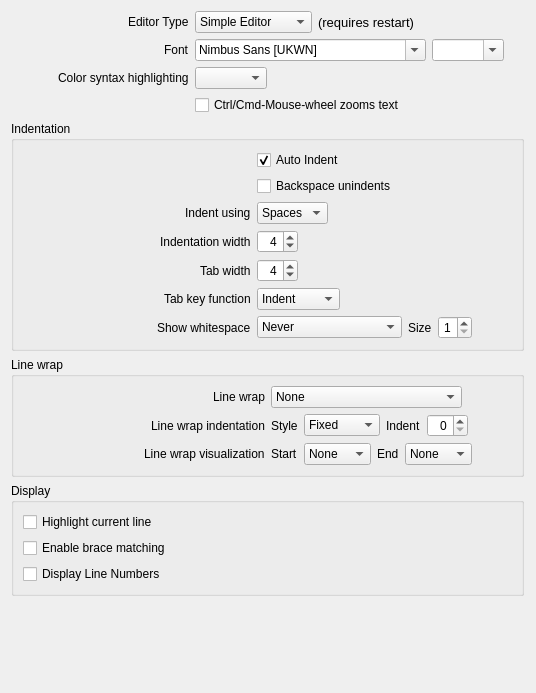
          <widget class="QWidget" name="scrollAreaWidgetContents_2">
           <property name="geometry">
            <rect>
             <x>0</x>
             <y>0</y>
             <width>536</width>
             <height>693</height>
            </rect>
           </property>
           <layout class="QGridLayout" name="gridLayout_5">
            <item row="0" column="0">
             <layout class="QGridLayout" name="gridLayout_9">
              <item row="0" column="0">
               <layout class="QHBoxLayout" name="horizontalLayout_27">
                <item>
                 <spacer name="horizontalSpacer_28">
                  <property name="orientation">
                   <enum>Qt::Horizontal</enum>
                  </property>
                  <property name="sizeType">
                   <enum>QSizePolicy::Expanding</enum>
                  </property>
                  <property name="sizeHint" stdset="0">
                   <size>
                    <width>30</width>
                    <height>20</height>
                   </size>
                  </property>
                 </spacer>
                </item>
                <item>
                 <widget class="QLabel" name="label_12">
                  <property name="text">
                   <string>Editor Type</string>
                  </property>
                 </widget>
                </item>
               </layout>
              </item>
              <item row="0" column="1">
               <layout class="QHBoxLayout" name="horizontalLayout_6">
                <item>
                 <widget class="QComboBox" name="editorType">
                  <item>
                   <property name="text">
                    <string>Simple Editor</string>
                   </property>
                  </item>
                  <item>
                   <property name="text">
                    <string>QScintilla Editor</string>
                   </property>
                  </item>
                 </widget>
                </item>
                <item>
                 <widget class="QLabel" name="label_13">
                  <property name="font">
                   <font>
                    <pointsize>10</pointsize>
                    <weight>50</weight>
                    <bold>false</bold>
                   </font>
                  </property>
                  <property name="text">
                   <string>(requires restart)</string>
                  </property>
                 </widget>
                </item>
                <item>
                 <spacer name="horizontalSpacer_7">
                  <property name="orientation">
                   <enum>Qt::Horizontal</enum>
                  </property>
                  <property name="sizeType">
                   <enum>QSizePolicy::Expanding</enum>
                  </property>
                  <property name="sizeHint" stdset="0">
                   <size>
                    <width>30</width>
                    <height>20</height>
                   </size>
                  </property>
                 </spacer>
                </item>
               </layout>
              </item>
              <item row="1" column="0">
               <layout class="QHBoxLayout" name="horizontalLayout_28">
                <item>
                 <spacer name="horizontalSpacer_29">
                  <property name="orientation">
                   <enum>Qt::Horizontal</enum>
                  </property>
                  <property name="sizeType">
                   <enum>QSizePolicy::Expanding</enum>
                  </property>
                  <property name="sizeHint" stdset="0">
                   <size>
                    <width>30</width>
                    <height>20</height>
                   </size>
                  </property>
                 </spacer>
                </item>
                <item>
                 <widget class="QLabel" name="label_3">
                  <property name="text">
                   <string>Font</string>
                  </property>
                  <property name="scaledContents">
                   <bool>false</bool>
                  </property>
                 </widget>
                </item>
               </layout>
              </item>
              <item row="1" column="1">
               <layout class="QHBoxLayout" name="horizontalLayout_5">
                <item>
                 <widget class="QFontComboBox" name="fontChooser">
                  <property name="currentFont">
                   <font>
                    <family>Nimbus Sans L</family>
                    <pointsize>12</pointsize>
                   </font>
                  </property>
                 </widget>
                </item>
                <item>
                 <widget class="QComboBox" name="fontSize">
                  <property name="editable">
                   <bool>true</bool>
                  </property>
                 </widget>
                </item>
                <item>
                 <spacer name="horizontalSpacer_5">
                  <property name="orientation">
                   <enum>Qt::Horizontal</enum>
                  </property>
                  <property name="sizeHint" stdset="0">
                   <size>
                    <width>40</width>
                    <height>20</height>
                   </size>
                  </property>
                 </spacer>
                </item>
               </layout>
              </item>
              <item row="2" column="0">
               <layout class="QHBoxLayout" name="horizontalLayout_29">
                <item>
                 <spacer name="horizontalSpacer_30">
                  <property name="orientation">
                   <enum>Qt::Horizontal</enum>
                  </property>
                  <property name="sizeType">
                   <enum>QSizePolicy::Expanding</enum>
                  </property>
                  <property name="sizeHint" stdset="0">
                   <size>
                    <width>30</width>
                    <height>20</height>
                   </size>
                  </property>
                 </spacer>
                </item>
                <item>
                 <widget class="QLabel" name="labelColorSyntaxHighlighting">
                  <property name="text">
                   <string>Color syntax highlighting</string>
                  </property>
                 </widget>
                </item>
               </layout>
              </item>
              <item row="3" column="0">
               <spacer name="horizontalSpacer_6">
                <property name="orientation">
                 <enum>Qt::Horizontal</enum>
                </property>
                <property name="sizeHint" stdset="0">
                 <size>
                  <width>198</width>
                  <height>20</height>
                 </size>
                </property>
               </spacer>
              </item>
              <item row="3" column="1">
               <widget class="QCheckBox" name="mouseWheelZoomBox">
                <property name="text">
                 <string>Ctrl/Cmd-Mouse-wheel zooms text</string>
                </property>
               </widget>
              </item>
              <item row="2" column="1">
               <layout class="QHBoxLayout" name="horizontalLayout_26">
                <item>
                 <widget class="QComboBox" name="syntaxHighlight">
                  <property name="sizePolicy">
                   <sizepolicy hsizetype="Preferred" vsizetype="Fixed">
                    <horstretch>0</horstretch>
                    <verstretch>0</verstretch>
                   </sizepolicy>
                  </property>
                 </widget>
                </item>
                <item>
                 <spacer name="horizontalSpacer_3">
                  <property name="orientation">
                   <enum>Qt::Horizontal</enum>
                  </property>
                  <property name="sizeType">
                   <enum>QSizePolicy::Expanding</enum>
                  </property>
                  <property name="sizeHint" stdset="0">
                   <size>
                    <width>30</width>
                    <height>20</height>
                   </size>
                  </property>
                 </spacer>
                </item>
               </layout>
              </item>
             </layout>
            </item>
            <item row="1" column="0">
             <widget class="QGroupBox" name="groupBoxIndentation">
              <property name="title">
               <string>Indentation</string>
              </property>
              <layout class="QGridLayout" name="gridLayout_3">
               <item row="3" column="1">
                <layout class="QHBoxLayout" name="horizontalLayout_16">
                 <item>
                  <widget class="QSpinBox" name="spinBoxIndentationWidth">
                   <property name="alignment">
                    <set>Qt::AlignRight|Qt::AlignTrailing|Qt::AlignVCenter</set>
                   </property>
                   <property name="maximum">
                    <number>99</number>
                   </property>
                   <property name="value">
                    <number>4</number>
                   </property>
                  </widget>
                 </item>
                 <item>
                  <spacer name="horizontalSpacer_11">
                   <property name="orientation">
                    <enum>Qt::Horizontal</enum>
                   </property>
                   <property name="sizeHint" stdset="0">
                    <size>
                     <width>40</width>
                     <height>20</height>
                    </size>
                   </property>
                  </spacer>
                 </item>
                </layout>
               </item>
               <item row="0" column="0">
                <spacer name="horizontalSpacer_13">
                 <property name="orientation">
                  <enum>Qt::Horizontal</enum>
                 </property>
                 <property name="sizeHint" stdset="0">
                  <size>
                   <width>223</width>
                   <height>20</height>
                  </size>
                 </property>
                </spacer>
               </item>
               <item row="0" column="1">
                <widget class="QCheckBox" name="checkBoxAutoIndent">
                 <property name="text">
                  <string>Auto Indent</string>
                 </property>
                 <property name="checked">
                  <bool>true</bool>
                 </property>
                </widget>
               </item>
               <item row="1" column="0">
                <spacer name="horizontalSpacer_32">
                 <property name="orientation">
                  <enum>Qt::Horizontal</enum>
                 </property>
                 <property name="sizeHint" stdset="0">
                  <size>
                   <width>223</width>
                   <height>20</height>
                  </size>
                 </property>
                </spacer>
               </item>
               <item row="1" column="1">
                <widget class="QCheckBox" name="checkBoxBackspaceUnindents">
                 <property name="text">
                  <string>Backspace unindents</string>
                 </property>
                 <property name="checked">
                  <bool>false</bool>
                 </property>
                </widget>
               </item>
               <item row="2" column="0">
                <layout class="QHBoxLayout" name="horizontalLayout_7">
                 <item>
                  <spacer name="horizontalSpacer_8">
                   <property name="orientation">
                    <enum>Qt::Horizontal</enum>
                   </property>
                   <property name="sizeHint" stdset="0">
                    <size>
                     <width>40</width>
                     <height>20</height>
                    </size>
                   </property>
                  </spacer>
                 </item>
                 <item>
                  <widget class="QLabel" name="label_10">
                   <property name="text">
                    <string>Indent using</string>
                   </property>
                  </widget>
                 </item>
                </layout>
               </item>
               <item row="2" column="1">
                <layout class="QHBoxLayout" name="horizontalLayout_15">
                 <item>
                  <widget class="QComboBox" name="comboBoxIndentUsing">
                   <item>
                    <property name="text">
                     <string>Spaces</string>
                    </property>
                   </item>
                   <item>
                    <property name="text">
                     <string>Tabs</string>
                    </property>
                   </item>
                  </widget>
                 </item>
                 <item>
                  <spacer name="horizontalSpacer_14">
                   <property name="orientation">
                    <enum>Qt::Horizontal</enum>
                   </property>
                   <property name="sizeHint" stdset="0">
                    <size>
                     <width>40</width>
                     <height>20</height>
                    </size>
                   </property>
                  </spacer>
                 </item>
                </layout>
               </item>
               <item row="3" column="0">
                <layout class="QHBoxLayout" name="horizontalLayout_8">
                 <item>
                  <spacer name="horizontalSpacer_15">
                   <property name="orientation">
                    <enum>Qt::Horizontal</enum>
                   </property>
                   <property name="sizeHint" stdset="0">
                    <size>
                     <width>40</width>
                     <height>20</height>
                    </size>
                   </property>
                  </spacer>
                 </item>
                 <item>
                  <widget class="QLabel" name="labelIndentationWidth">
                   <property name="text">
                    <string>Indentation width</string>
                   </property>
                  </widget>
                 </item>
                </layout>
               </item>
               <item row="4" column="0">
                <layout class="QHBoxLayout" name="horizontalLayout_12">
                 <item>
                  <spacer name="horizontalSpacer_16">
                   <property name="orientation">
                    <enum>Qt::Horizontal</enum>
                   </property>
                   <property name="sizeHint" stdset="0">
                    <size>
                     <width>40</width>
                     <height>20</height>
                    </size>
                   </property>
                  </spacer>
                 </item>
                 <item>
                  <widget class="QLabel" name="labelTabWidth">
                   <property name="text">
                    <string>Tab width</string>
                   </property>
                  </widget>
                 </item>
                </layout>
               </item>
               <item row="4" column="1">
                <layout class="QHBoxLayout" name="horizontalLayout_17">
                 <item>
                  <widget class="QSpinBox" name="spinBoxTabWidth">
                   <property name="alignment">
                    <set>Qt::AlignRight|Qt::AlignTrailing|Qt::AlignVCenter</set>
                   </property>
                   <property name="value">
                    <number>4</number>
                   </property>
                  </widget>
                 </item>
                 <item>
                  <spacer name="horizontalSpacer_17">
                   <property name="orientation">
                    <enum>Qt::Horizontal</enum>
                   </property>
                   <property name="sizeHint" stdset="0">
                    <size>
                     <width>40</width>
                     <height>20</height>
                    </size>
                   </property>
                  </spacer>
                 </item>
                </layout>
               </item>
               <item row="5" column="0">
                <layout class="QHBoxLayout" name="horizontalLayout_13">
                 <item>
                  <spacer name="horizontalSpacer_19">
                   <property name="orientation">
                    <enum>Qt::Horizontal</enum>
                   </property>
                   <property name="sizeHint" stdset="0">
                    <size>
                     <width>40</width>
                     <height>20</height>
                    </size>
                   </property>
                  </spacer>
                 </item>
                 <item>
                  <widget class="QLabel" name="label_9">
                   <property name="text">
                    <string>Tab key function</string>
                   </property>
                  </widget>
                 </item>
                </layout>
               </item>
               <item row="5" column="1">
                <layout class="QHBoxLayout" name="horizontalLayout_18">
                 <item>
                  <widget class="QComboBox" name="comboBoxTabKeyFunction">
                   <item>
                    <property name="text">
                     <string>Indent</string>
                    </property>
                   </item>
                   <item>
                    <property name="text">
                     <string>Insert Tab</string>
                    </property>
                   </item>
                  </widget>
                 </item>
                 <item>
                  <spacer name="horizontalSpacer_18">
                   <property name="orientation">
                    <enum>Qt::Horizontal</enum>
                   </property>
                   <property name="sizeHint" stdset="0">
                    <size>
                     <width>40</width>
                     <height>20</height>
                    </size>
                   </property>
                  </spacer>
                 </item>
                </layout>
               </item>
               <item row="6" column="0">
                <layout class="QHBoxLayout" name="horizontalLayout_14">
                 <item>
                  <spacer name="horizontalSpacer_20">
                   <property name="orientation">
                    <enum>Qt::Horizontal</enum>
                   </property>
                   <property name="sizeHint" stdset="0">
                    <size>
                     <width>40</width>
                     <height>20</height>
                    </size>
                   </property>
                  </spacer>
                 </item>
                 <item>
                  <widget class="QLabel" name="labelWhitespaces">
                   <property name="text">
                    <string>Show whitespace</string>
                   </property>
                  </widget>
                 </item>
                </layout>
               </item>
               <item row="6" column="1">
                <layout class="QHBoxLayout" name="horizontalLayout_19">
                 <item>
                  <widget class="QComboBox" name="comboBoxShowWhitespace">
                   <item>
                    <property name="text">
                     <string>Never</string>
                    </property>
                   </item>
                   <item>
                    <property name="text">
                     <string>Always</string>
                    </property>
                   </item>
                   <item>
                    <property name="text">
                     <string>Only after indentation</string>
                    </property>
                   </item>
                  </widget>
                 </item>
                 <item>
                  <widget class="QLabel" name="labelShowWhitespacesSize">
                   <property name="text">
                    <string>Size</string>
                   </property>
                  </widget>
                 </item>
                 <item>
                  <widget class="QSpinBox" name="spinBoxShowWhitespaceSize">
                   <property name="alignment">
                    <set>Qt::AlignRight|Qt::AlignTrailing|Qt::AlignVCenter</set>
                   </property>
                   <property name="minimum">
                    <number>1</number>
                   </property>
                   <property name="maximum">
                    <number>9</number>
                   </property>
                  </widget>
                 </item>
                 <item>
                  <spacer name="horizontalSpacer_21">
                   <property name="orientation">
                    <enum>Qt::Horizontal</enum>
                   </property>
                   <property name="sizeHint" stdset="0">
                    <size>
                     <width>40</width>
                     <height>20</height>
                    </size>
                   </property>
                  </spacer>
                 </item>
                </layout>
               </item>
              </layout>
             </widget>
            </item>
            <item row="3" column="0">
             <widget class="QGroupBox" name="groupBoxDisplay">
              <property name="title">
               <string>Display</string>
              </property>
              <layout class="QGridLayout" name="gridLayout">
               <item row="2" column="0">
                <widget class="QCheckBox" name="checkBoxEnableBraceMatching">
                 <property name="text">
                  <string>Enable brace matching</string>
                 </property>
                </widget>
               </item>
               <item row="1" column="0">
                <widget class="QCheckBox" name="checkBoxHighlightCurrentLine">
                 <property name="text">
                  <string>Highlight current line</string>
                 </property>
                </widget>
               </item>
               <item row="3" column="0">
                <widget class="QCheckBox" name="checkBoxEnableLineNumbers">
                 <property name="text">
                  <string>Display Line Numbers</string>
                 </property>
                </widget>
               </item>
              </layout>
             </widget>
            </item>
            <item row="4" column="0">
             <spacer name="verticalSpacer_2">
              <property name="orientation">
               <enum>Qt::Vertical</enum>
              </property>
              <property name="sizeHint" stdset="0">
               <size>
                <width>20</width>
                <height>40</height>
               </size>
              </property>
             </spacer>
            </item>
            <item row="2" column="0">
             <widget class="QGroupBox" name="groupBoxLineWrap">
              <property name="title">
               <string>Line wrap</string>
              </property>
              <layout class="QGridLayout" name="gridLayout_4">
               <item row="0" column="1">
                <layout class="QHBoxLayout" name="horizontalLayout_25">
                 <item>
                  <widget class="QComboBox" name="comboBoxLineWrap">
                   <item>
                    <property name="text">
                     <string>None</string>
                    </property>
                   </item>
                   <item>
                    <property name="text">
                     <string>Wrap at character boundaries</string>
                    </property>
                   </item>
                   <item>
                    <property name="text">
                     <string>Wrap at word boundaries</string>
                    </property>
                   </item>
                  </widget>
                 </item>
                 <item>
                  <spacer name="horizontalSpacer_25">
                   <property name="orientation">
                    <enum>Qt::Horizontal</enum>
                   </property>
                   <property name="sizeHint" stdset="0">
                    <size>
                     <width>40</width>
                     <height>20</height>
                    </size>
                   </property>
                  </spacer>
                 </item>
                </layout>
               </item>
               <item row="1" column="0">
                <layout class="QHBoxLayout" name="horizontalLayout_21">
                 <item>
                  <spacer name="horizontalSpacer_23">
                   <property name="orientation">
                    <enum>Qt::Horizontal</enum>
                   </property>
                   <property name="sizeHint" stdset="0">
                    <size>
                     <width>40</width>
                     <height>20</height>
                    </size>
                   </property>
                  </spacer>
                 </item>
                 <item>
                  <widget class="QLabel" name="labelLineWrapIndentation">
                   <property name="text">
                    <string>Line wrap indentation</string>
                   </property>
                  </widget>
                 </item>
                </layout>
               </item>
               <item row="2" column="0">
                <layout class="QHBoxLayout" name="horizontalLayout_22">
                 <item>
                  <spacer name="horizontalSpacer_24">
                   <property name="orientation">
                    <enum>Qt::Horizontal</enum>
                   </property>
                   <property name="sizeHint" stdset="0">
                    <size>
                     <width>40</width>
                     <height>20</height>
                    </size>
                   </property>
                  </spacer>
                 </item>
                 <item>
                  <widget class="QLabel" name="labelLineWrapVisualization">
                   <property name="text">
                    <string>Line wrap visualization</string>
                   </property>
                  </widget>
                 </item>
                </layout>
               </item>
               <item row="1" column="1">
                <layout class="QHBoxLayout" name="horizontalLayout_24">
                 <item>
                  <widget class="QLabel" name="labelLineWrapIndentationStyle">
                   <property name="text">
                    <string>Style</string>
                   </property>
                  </widget>
                 </item>
                 <item>
                  <widget class="QComboBox" name="comboBoxLineWrapIndentationStyle">
                   <item>
                    <property name="text">
                     <string>Fixed</string>
                    </property>
                   </item>
                   <item>
                    <property name="text">
                     <string>Same</string>
                    </property>
                   </item>
                   <item>
                    <property name="text">
                     <string>Indented</string>
                    </property>
                   </item>
                  </widget>
                 </item>
                 <item>
                  <widget class="QLabel" name="labelLineWrapIndentationIndent">
                   <property name="text">
                    <string>Indent</string>
                   </property>
                  </widget>
                 </item>
                 <item>
                  <widget class="QSpinBox" name="spinBoxLineWrapIndentationIndent">
                   <property name="alignment">
                    <set>Qt::AlignRight|Qt::AlignTrailing|Qt::AlignVCenter</set>
                   </property>
                  </widget>
                 </item>
                 <item>
                  <spacer name="horizontalSpacer_26">
                   <property name="orientation">
                    <enum>Qt::Horizontal</enum>
                   </property>
                   <property name="sizeHint" stdset="0">
                    <size>
                     <width>40</width>
                     <height>20</height>
                    </size>
                   </property>
                  </spacer>
                 </item>
                </layout>
               </item>
               <item row="2" column="1">
                <layout class="QHBoxLayout" name="horizontalLayout_23">
                 <item>
                  <widget class="QLabel" name="labelLineWrapVisualizationStart">
                   <property name="text">
                    <string>Start</string>
                   </property>
                  </widget>
                 </item>
                 <item>
                  <widget class="QComboBox" name="comboBoxLineWrapVisualizationStart">
                   <property name="sizePolicy">
                    <sizepolicy hsizetype="Expanding" vsizetype="Fixed">
                     <horstretch>0</horstretch>
                     <verstretch>0</verstretch>
                    </sizepolicy>
                   </property>
                   <item>
                    <property name="text">
                     <string>None</string>
                    </property>
                   </item>
                   <item>
                    <property name="text">
                     <string>Text</string>
                    </property>
                   </item>
                   <item>
                    <property name="text">
                     <string>Border</string>
                    </property>
                   </item>
                   <item>
                    <property name="text">
                     <string>Margin</string>
                    </property>
                   </item>
                  </widget>
                 </item>
                 <item>
                  <widget class="QLabel" name="labelLineWrapVisualizationEnd">
                   <property name="text">
                    <string>End</string>
                   </property>
                  </widget>
                 </item>
                 <item>
                  <widget class="QComboBox" name="comboBoxLineWrapVisualizationEnd">
                   <property name="sizePolicy">
                    <sizepolicy hsizetype="Expanding" vsizetype="Fixed">
                     <horstretch>0</horstretch>
                     <verstretch>0</verstretch>
                    </sizepolicy>
                   </property>
                   <item>
                    <property name="text">
                     <string>None</string>
                    </property>
                   </item>
                   <item>
                    <property name="text">
                     <string>Text</string>
                    </property>
                   </item>
                   <item>
                    <property name="text">
                     <string>Border</string>
                    </property>
                   </item>
                   <item>
                    <property name="text">
                     <string>Margin</string>
                    </property>
                   </item>
                  </widget>
                 </item>
                 <item>
                  <spacer name="horizontalSpacer_27">
                   <property name="orientation">
                    <enum>Qt::Horizontal</enum>
                   </property>
                   <property name="sizeHint" stdset="0">
                    <size>
                     <width>40</width>
                     <height>20</height>
                    </size>
                   </property>
                  </spacer>
                 </item>
                </layout>
               </item>
               <item row="0" column="0">
                <layout class="QHBoxLayout" name="horizontalLayout_20">
                 <item>
                  <spacer name="horizontalSpacer_22">
                   <property name="orientation">
                    <enum>Qt::Horizontal</enum>
                   </property>
                   <property name="sizeHint" stdset="0">
                    <size>
                     <width>40</width>
                     <height>20</height>
                    </size>
                   </property>
                  </spacer>
                 </item>
                 <item>
                  <widget class="QLabel" name="labelLineWrap">
                   <property name="text">
                    <string>Line wrap</string>
                   </property>
                  </widget>
                 </item>
                </layout>
               </item>
              </layout>
             </widget>
            </item>
            <item row="0" column="1">
             <spacer name="horizontalSpacer_4">
              <property name="orientation">
               <enum>Qt::Horizontal</enum>
              </property>
              <property name="sizeHint" stdset="0">
               <size>
                <width>40</width>
                <height>20</height>
               </size>
              </property>
             </spacer>
            </item>
           </layout>
          </widget>
